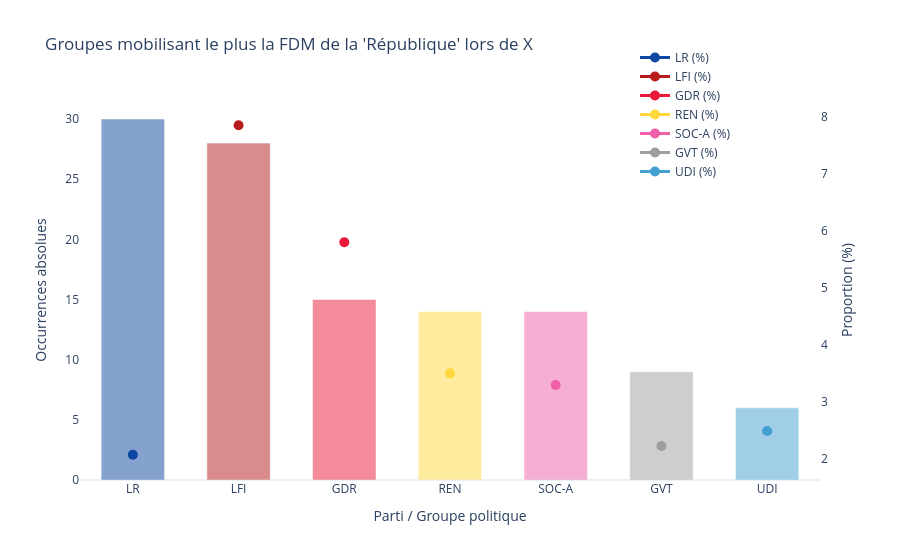

Here is the notebook cell this chart was saved with:
### Code cell
diachronique_séquences_partis(
    df_regroup,
    couleurs_groupes=couleurs_groupes,
    date_debut="2017-07-24", date_fin="2017-07-28", 
    periode="intervalle",
    seuil_min_true=5,
    top_n=10,
    titre="Groupes mobilisant le plus la FDM de la 'République' lors de X"
)

### Figure 1 — Plotly figure (JSON) as saved in the notebook; plotly's stock layout.template omitted (floating-point values rounded to 4 significant figures)
{"data": [{"hovertemplate": "<b>LR</b><br>Occurrences : %{y}<extra></extra>", "marker": {"color": "#0D47A1"}, "name": "LR (VA)", "opacity": 0.5, "showlegend": false, "type": "bar", "x": ["LR"], "y": [30], "yaxis": "y"}, {"hovertemplate": "<b>LR</b><br>Proportion : %{y}<extra></extra>", "line": {"color": "#0D47A1", "width": 3}, "marker": {"size": 10, "symbol": "circle"}, "name": "LR (%)", "type": "scatter", "x": ["LR"], "y": [2.063], "yaxis": "y2"}, {"hovertemplate": "<b>LFI</b><br>Occurrences : %{y}<extra></extra>", "marker": {"color": "#B71C1C"}, "name": "LFI (VA)", "opacity": 0.5, "showlegend": false, "type": "bar", "x": ["LFI"], "y": [28], "yaxis": "y"}, {"hovertemplate": "<b>LFI</b><br>Proportion : %{y}<extra></extra>", "line": {"color": "#B71C1C", "width": 3}, "marker": {"size": 10, "symbol": "circle"}, "name": "LFI (%)", "type": "scatter", "x": ["LFI"], "y": [7.843], "yaxis": "y2"}, {"hovertemplate": "<b>GDR</b><br>Occurrences : %{y}<extra></extra>", "marker": {"color": "#ea193a"}, "name": "GDR (VA)", "opacity": 0.5, "showlegend": false, "type": "bar", "x": ["GDR"], "y": [15], "yaxis": "y"}, {"hovertemplate": "<b>GDR</b><br>Proportion : %{y}<extra></extra>", "line": {"color": "#ea193a", "width": 3}, "marker": {"size": 10, "symbol": "circle"}, "name": "GDR (%)", "type": "scatter", "x": ["GDR"], "y": [5.792], "yaxis": "y2"}, {"hovertemplate": "<b>REN</b><br>Occurrences : %{y}<extra></extra>", "marker": {"color": "#FFD83E"}, "name": "REN (VA)", "opacity": 0.5, "showlegend": false, "type": "bar", "x": ["REN"], "y": [14], "yaxis": "y"}, {"hovertemplate": "<b>REN</b><br>Proportion : %{y}<extra></extra>", "line": {"color": "#FFD83E", "width": 3}, "marker": {"size": 10, "symbol": "circle"}, "name": "REN (%)", "type": "scatter", "x": ["REN"], "y": [3.491], "yaxis": "y2"}, {"hovertemplate": "<b>SOC-A</b><br>Occurrences : %{y}<extra></extra>", "marker": {"color": "#F05FA8"}, "name": "SOC-A (VA)", "opacity": 0.5, "showlegend": false, "type": "bar", "x": ["SOC-A"], "y": [14], "yaxis": "y"}, {"hovertemplate": "<b>SOC-A</b><br>Proportion : %{y}<extra></extra>", "line": {"color": "#F05FA8", "width": 3}, "marker": {"size": 10, "symbol": "circle"}, "name": "SOC-A (%)", "type": "scatter", "x": ["SOC-A"], "y": [3.286], "yaxis": "y2"}, {"hovertemplate": "<b>GVT</b><br>Occurrences : %{y}<extra></extra>", "marker": {"color": "#9E9E9E"}, "name": "GVT (VA)", "opacity": 0.5, "showlegend": false, "type": "bar", "x": ["GVT"], "y": [9], "yaxis": "y"}, {"hovertemplate": "<b>GVT</b><br>Proportion : %{y}<extra></extra>", "line": {"color": "#9E9E9E", "width": 3}, "marker": {"size": 10, "symbol": "circle"}, "name": "GVT (%)", "type": "scatter", "x": ["GVT"], "y": [2.217], "yaxis": "y2"}, {"hovertemplate": "<b>UDI</b><br>Occurrences : %{y}<extra></extra>", "marker": {"color": "#439FD1"}, "name": "UDI (VA)", "opacity": 0.5, "showlegend": false, "type": "bar", "x": ["UDI"], "y": [6], "yaxis": "y"}, {"hovertemplate": "<b>UDI</b><br>Proportion : %{y}<extra></extra>", "line": {"color": "#439FD1", "width": 3}, "marker": {"size": 10, "symbol": "circle"}, "name": "UDI (%)", "type": "scatter", "x": ["UDI"], "y": [2.479], "yaxis": "y2"}], "layout": {"bargap": 0.4, "legend": {"bgcolor": "rgba(255,255,255,0.7)", "x": 0.75, "y": 1.15}, "title": {"text": "Groupes mobilisant le plus la FDM de la 'République' lors de X"}, "xaxis": {"title": {"text": "Parti / Groupe politique"}}, "yaxis": {"showgrid": false, "title": {"text": "Occurrences absolues"}}, "yaxis2": {"overlaying": "y", "showgrid": false, "side": "right", "title": {"text": "Proportion (%)"}}}}
